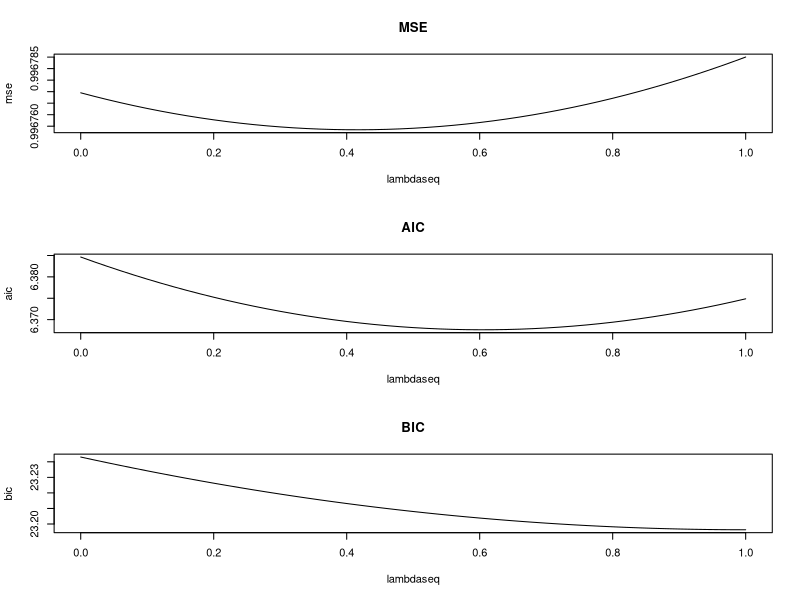

R code for this plot:


##packages loading
library(mvtnorm)





#ridge regression
#input: y, X, lambda; output: coef, predictfunction

ridgeRegression = function(y, X, lambda)
{
  beta_ridge = solve(t(X) %*% X + lambda * diag(1, dim(X)[2])) %*% t(X) %*% y
  ridgePredict = function (X){return (X %*% beta_ridge)}
  result = list(lambda = lambda, coef_ridge = beta_ridge, modelPredict = ridgePredict)
  return(result)
}



#cross validation 
#input: y, X, lambda, fold, criterion, randomseed; output: criterion value, figure, max point


computeOneFold = function(reindex, y_fun, X_fun, lambda = 0, fun)
{
  fitmodel = fun(y = y_fun[-reindex], X = X_fun[-reindex,], lambda=lambda)
  y_pre = fitmodel$modelPredict(X = X_fun[reindex,])
  rss = sum((y_fun[reindex] - y_pre)^2)
  return(rss)
}
getFolddivide = function (samplesize,fold = 5, randomseed = NULL)
{
  #divide into folds
  if(!is.null(randomseed)) set.seed(randomseed)
  reindex=sample(1:samplesize, size=samplesize, replace = F)
  foldsize = samplesize %/% fold
  folddivide = list()
  for (f in 1:fold)
  {
    folddivide = c(folddivide, list(reindex[((f-1)*foldsize+1):(f*foldsize)]))
  }
  return(folddivide)
}

getCV = function(lambda = 0, y_fun, X_fun, fun, fold = 5, folddivide = NULL, randomseed = NULL)
{
  if (is.null(folddivide)) folddivide = getFolddivide(length(y_fun), fold = fold, randomseed = randomseed)
  rss = sum(sapply(folddivide,FUN = computeOneFold, y_fun=y_fun, X_fun = X_fun, lambda=lambda, fun=fun))
  N = length(y_fun)
  eigenvalue = eigen(t(X_fun)%*%X_fun)$values
  df =  sum(eigenvalue / (eigenvalue + lambda))
  mse = rss / N
  aic = N * log(rss / N) + 2 * df
  bic = N * log(rss / N) + log(N) * df
  return(c(lambda = lambda, MSE = mse, AIC = aic, BIC = bic))
}

LambdaChoosing = function(lambdaseq, y_fun, X_fun, fun,fold = 5, randomseed = NULL)
{
  folddivide = getFolddivide(length(y_fun),fold = fold, randomseed = randomseed)
  result = t(sapply(lambdaseq, FUN = getCV,
                    y_fun = y_fun, X_fun = X_fun, folddivide = folddivide, fun = fun))
  par(mfrow = c(3,1))
  plot(lambdaseq, result[,2], main = 'MSE', ylab = 'mse',type='l')
  plot(lambdaseq, result[,3], main = 'AIC', ylab = 'aic',type='l')
  plot(lambdaseq, result[,4], main = 'BIC', ylab = 'bic',type='l')
  lambda_mse=result[which.min(result[,2]),1]
  lambda_aic=result[which.min(result[,3]),1]
  lambda_bic=result[which.min(result[,4]),1]
  return(list(result=result, lambda_mse=lambda_mse, 
              lambda_aic=lambda_aic, lambda_bic=lambda_bic))
}

##data simulation 
set.seed(6646)
N=500;p=4
#sigmamatrix
rho=0.2
sigma_mat=diag(1,p)
for (i in 1:p)
{
  for (j in 1:p)
    sigma_mat[i,j]=rho^(abs(i-j))
}
X=rmvnorm(n = N,mean = rep(0,p),sigma = sigma_mat)
y=2*X[,1]+sqrt(6)*X[,2]+3*X[,3]-0.6*X[,4]+rnorm(n=N,mean=0,sd=1)


result = LambdaChoosing(seq(0,1,0.02),y,X,fun=ridgeRegression,fold=10,randomseed = 6543)
result[-1]

